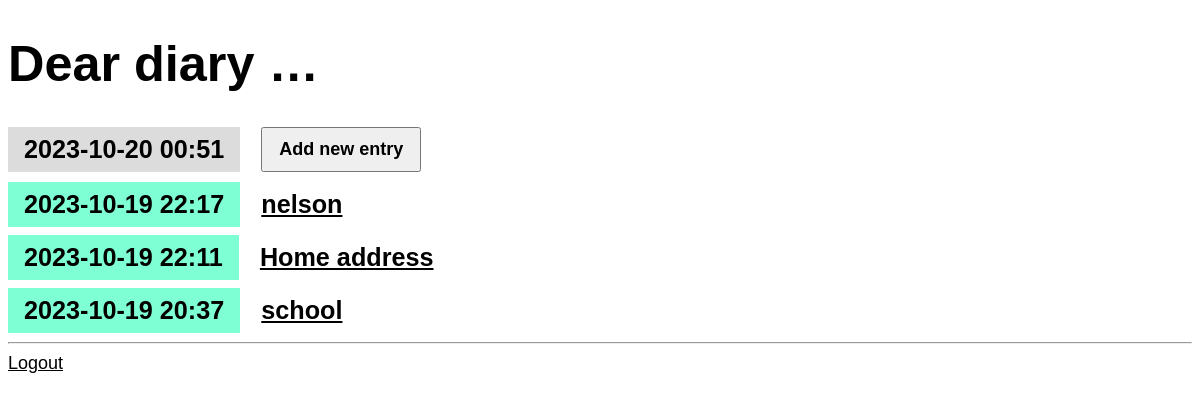
The app's page / (signed in) with its own data.
### entries/models.py (models this page shows, shortened)
class Entry(models.Model):
    title = models.CharField(max_length=200)
    content = models.TextField()
    date_created = models.DateTimeField(default=timezone.now)
    class Meta:
        verbose_name_plural = "Entries"

### entries/views.py (the view)
class EntryListView(LockedView,ListView):
    model = Entry
    queryset = Entry.objects.all().order_by("-date_created")

### entries/templates/entries/entry_list.html
{% extends "entries/base.html" %}
{% block content %}
<article>
    <h2 class="mark">{% now "Y-m-d H:i" %}</em></h2>
    <a href="{% url 'entry-create' %}"><button>Add new entry</button></a>
</article>
    {% for entry in entry_list %}
        <article>
            <h2 class="{{ entry.date_created|date:'l'}}"> {{ entry.date_created|date:'Y-m-d H:i' }}</h2>
            <h3><a href="{% url 'entry-detail' entry.id %}">{{ entry.title }} </a></h3>
        </article>
    {% endfor %}
{% endblock %}

### entries/static/css/diary.css (style rules this page uses)
* { box-sizing: border-box; }
body { font-family: sans-serif; font-size: 18px; }
a { color: inherit; }
h2, h3 { font-size: 1.4em; margin: 0; display: inline-block; padding: 0.5rem 1rem; vertical-align: top; }
h2 { background-color: aquamarine; }
.mark { background-color: gainsboro; }
article { margin-bottom: 0.5rem; }
button, textarea, input { font-size: inherit; min-height: 2.5em; padding: 0 1rem; }
button, input[type="submit"] { margin: 0 1rem 2px 1rem; cursor: pointer; font-weight: bold; min-width: 8rem; }

### records on screen
Entry: date_created "2023-10-19 22:17", title "nelson"
Entry: date_created "2023-10-19 22:11", title "Home address"
Entry: date_created "2023-10-19 20:37", title "school"
